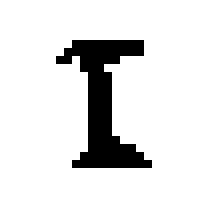
#> input picture ML/Lab1/Clear_Dataset/I/I-31.bmp, 28 x 28 px, given in place of I-1.png, which was not available (shown 8 times larger)
$ python main.py
#> lines starting #> are read from the running program, lines starting #| are printed output that depends on the picture; after the words box and inside, x2 and y2 are one past the last pixel; in counts of white or black regions, pixels touching at a corner belong together; pictures that were not available may be replaced by others from this repository, and a replacement may not be noted
from PIL import Image

import os

import cv2


def delete_files_in_folder(folder_path):
    for filename in os.listdir(folder_path):
        file_path = os.path.join(folder_path, filename)
        try:
            if os.path.isfile(file_path):
                os.remove(file_path)
        except Exception as e:
            print(f'Ошибка при удалении файла {file_path}. {e}')


# 1111111111111111111111111111111111111111111
str_roman_num = 'I';
count = 13
delete_files_in_folder('res')
delete_files_in_folder('imageRotate')

for i in range(1, 14):
    im = Image.open(str_roman_num + '-' + str(i) + '.png')
#> im is the input picture: PIL image 28x28 RGB; 89.7% white; 1 black region, box (x1, y1, x2, y2) and area: (7, 5, 19, 21) 81
    im.save('imageRotate/' + str_roman_num + '-' + str(i) + '.png', quality=95)
    im_rotate = im.rotate(5, expand=True, fillcolor='white')
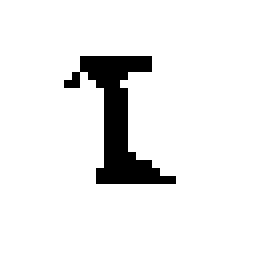
#> im_rotate: PIL image 32x32 RGB (shown 8 times larger); 92.1% white; 1 black region, box (x1, y1, x2, y2) and area: (8, 7, 22, 23) 81
    str_j = str(5)
    im_rotate.save('imageRotate/' + str_roman_num + '-' + str(count) + '.png', quality=95)
    count = count + 1
    for j in range(8, 21, 4):
        im_rotate = im.rotate(j, expand=True, fillcolor='white')
        str_j = str(j)
        im_rotate.save('imageRotate/' + str_roman_num + '-' + str(count) + '.png', quality=95)
        count = count + 1
#> this loop made 4 passes
#> pass 1, `im_rotate = im.rotate(j, expand=True, fillcolor='white')`:
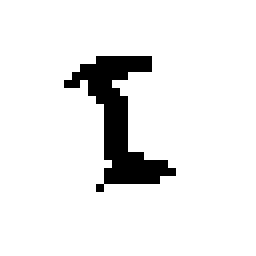
#> im_rotate: PIL image 32x32 RGB (shown 8 times larger); 91.9% white; 1 black region, box (x1, y1, x2, y2) and area: (8, 7, 22, 24) 83
#> after the loop:
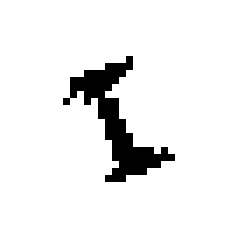
#> im_rotate: PIL image 36x36 RGB (shown 7 times larger); 93.7% white; black in thin lines or dots, all inside (x1, y1, x2, y2) = (9, 8, 25, 26)
#> after the loop, count = 18
    # [4 lines of commented-out code are left out]
    for j in range(-8, -21, -4):
        im_rotate = im.rotate(j, expand=True, fillcolor='white')
        str_j = str(j)
        im_rotate.save('imageRotate/' + str_roman_num + '-' + str(count) + '.png', quality=95)
        count = count + 1
#> this loop made 4 passes
#> pass 1, `im_rotate = im.rotate(j, expand=True, fillcolor='white')`:
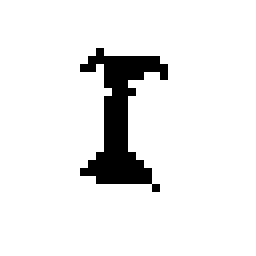
#> im_rotate: PIL image 32x32 RGB (shown 8 times larger); 92% white; 1 black region, box (x1, y1, x2, y2) and area: (10, 6, 21, 24) 82
#> pass 2, `im_rotate = im.rotate(j, expand=True, fillcolor='white')`:
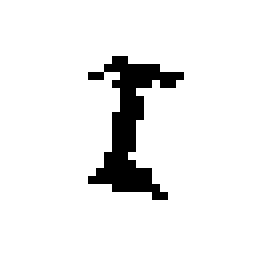
#> im_rotate: PIL image 34x34 RGB (shown 8 times larger); 93.1% white; 1 black region, box (x1, y1, x2, y2) and area: (11, 7, 23, 25) 80
#> pass 3, `im_rotate = im.rotate(j, expand=True, fillcolor='white')`:
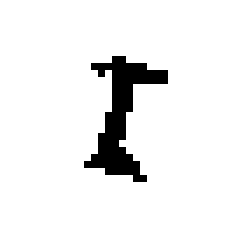
#> im_rotate: PIL image 36x36 RGB (shown 7 times larger); 93.8% white; 1 black region, box (x1, y1, x2, y2) and area: (12, 8, 24, 26) 80
#> after the loop:
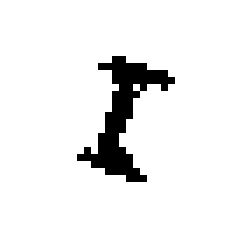
#> im_rotate: PIL image 36x36 RGB (shown 7 times larger); 93.6% white; black in thin lines or dots, all inside (x1, y1, x2, y2) = (11, 8, 25, 26)
#> after the loop, count = 22

    im.close()
#> pass 2 of the loop `for i in range(1, 14):`:
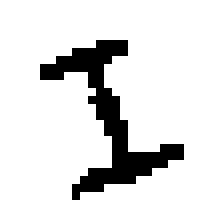
#> input picture ML/Lab1/Clear_Dataset/I/I-71.bmp, 28 x 28 px, given in place of I-2.png, which was not available (shown 8 times larger)
#> im is the input picture: PIL image 28x28 RGB; 88% white; black in thin lines or dots, all inside (x1, y1, x2, y2) = (5, 5, 23, 25)
#> `count = count + 1`: count = 23
#> after the loop `for j in range(8, 21, 4):`:
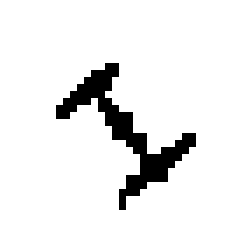
#> im_rotate: PIL image 36x36 RGB (shown 7 times larger); 92.8% white; black in thin lines or dots, all inside (x1, y1, x2, y2) = (8, 9, 28, 30)
#> after the loop `for j in range(8, 21, 4):`: count = 27
#> after the loop `for j in range(-8, -21, -4):`:
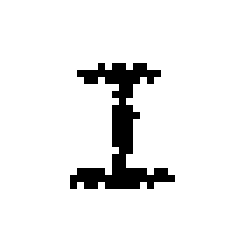
#> im_rotate: PIL image 36x36 RGB (shown 7 times larger); 93% white; black in thin lines or dots, all inside (x1, y1, x2, y2) = (10, 9, 25, 27)
#> after the loop `for j in range(-8, -21, -4):`: count = 31
#> (the run stopped early here; a loop or call above may not have finished)
